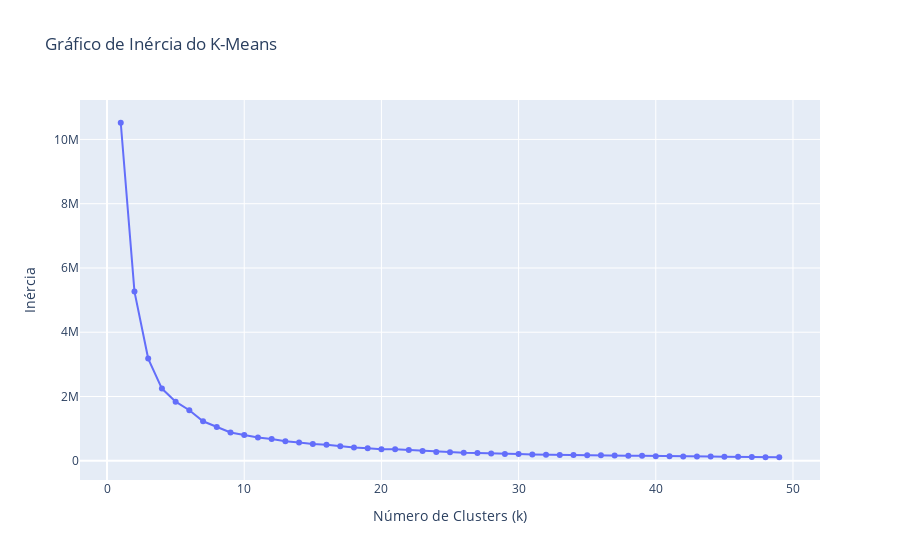

Notebook code for this chart:
### Markdown cell above
Aplicação do KMeans

### Code cell
import pandas as pd

import numpy as np

from sklearn.cluster import KMeans
from sklearn.metrics import silhouette_score
from sklearn.manifold import TSNE

import matplotlib.pyplot as plt
import plotly.express as px
import plotly.graph_objs as go


# Aplicando o t-SNE
tsne = TSNE(n_components=2, random_state=0)
data_tsne = tsne.fit_transform(x)

# Seu código para calcular a inércia
inertias = []
centers = np.arange(1, 50)

for k in centers:
    kmeans = KMeans(n_clusters=k, random_state=0, n_init='auto').fit(data_tsne)
    inertias.append(kmeans.inertia_)

# Criação do gráfico interativo
fig = go.Figure()
fig.add_trace(go.Scatter(x=centers, y=inertias, mode='lines+markers'))
fig.update_layout(
    title='Gráfico de Inércia do K-Means',
    xaxis=dict(title='Número de Clusters (k)'),
    yaxis=dict(title='Inércia'),
)
fig.show()

### Figure 1 — Plotly figure (JSON) as saved in the notebook; plotly's stock layout.template omitted (floating-point values rounded to 4 significant figures)
{"data": [{"mode": "lines+markers", "type": "scatter", "x": [1, 2, 3, 4, 5, 6, 7, 8, 9, 10, 11, 12, 13, 14, 15, 16, 17, 18, 19, 20, 21, 22, 23, 24, 25, 26, 27, 28, 29, 30, 31, 32, 33, 34, 35, 36, 37, 38, 39, 40, 41, 42, 43, 44, 45, 46, 47, 48, 49], "y": [10519011, 5264971, 3180000.0, 2247000.0, 1840000.0, 1572000.0, 1229000.0, 1053000.0, 879800.0, 805000.0, 727100.0, 677500.0, 608400.0, 571900.0, 520200.0, 499800.0, 453500.0, 411700.0, 389400.0, 358400.0, 360800.0, 337100.0, 303643, 274000.0, 263600.0, 248092, 244800.0, 224400.0, 214200.0, 207100.0, 197913, 188800.0, 181000.0, 176800.0, 172800.0, 168800.0, 162100.0, 155700.0, 152400.0, 143600.0, 139900.0, 136400.0, 131200.0, 129500.0, 126100.0, 121300.0, 115400.0, 112769, 109600.0]}], "layout": {"title": {"text": "Gráfico de Inércia do K-Means"}, "xaxis": {"title": {"text": "Número de Clusters (k)"}}, "yaxis": {"title": {"text": "Inércia"}}}}
